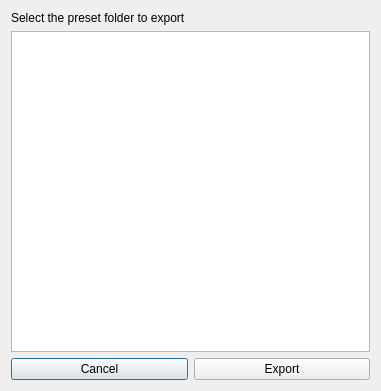
<?xml version="1.0" encoding="UTF-8"?>
<ui version="4.0">
 <class>Dialog</class>
 <widget class="QDialog" name="Dialog">
  <property name="geometry">
   <rect>
    <x>0</x>
    <y>0</y>
    <width>381</width>
    <height>391</height>
   </rect>
  </property>
  <property name="windowTitle">
   <string>Export presets</string>
  </property>
  <layout class="QGridLayout" name="gridLayout_2">
   <item row="0" column="0" colspan="2">
    <widget class="QLabel" name="label">
     <property name="text">
      <string>Select the preset folder to export</string>
     </property>
    </widget>
   </item>
   <item row="1" column="0" colspan="2">
    <layout class="QGridLayout" name="gridLayout">
     <item row="1" column="0">
      <widget class="QListWidget" name="listImportMap">
       <property name="sizePolicy">
        <sizepolicy hsizetype="Expanding" vsizetype="Expanding">
         <horstretch>0</horstretch>
         <verstretch>0</verstretch>
        </sizepolicy>
       </property>
       <property name="selectionMode">
        <enum>QAbstractItemView::ExtendedSelection</enum>
       </property>
      </widget>
     </item>
    </layout>
   </item>
   <item row="2" column="0">
    <widget class="QPushButton" name="pbnImportCancel">
     <property name="text">
      <string>Cancel</string>
     </property>
    </widget>
   </item>
   <item row="2" column="1">
    <widget class="QPushButton" name="pbnImportAccept">
     <property name="text">
      <string>Export</string>
     </property>
    </widget>
   </item>
  </layout>
 </widget>
 <resources/>
 <connections/>
</ui>
